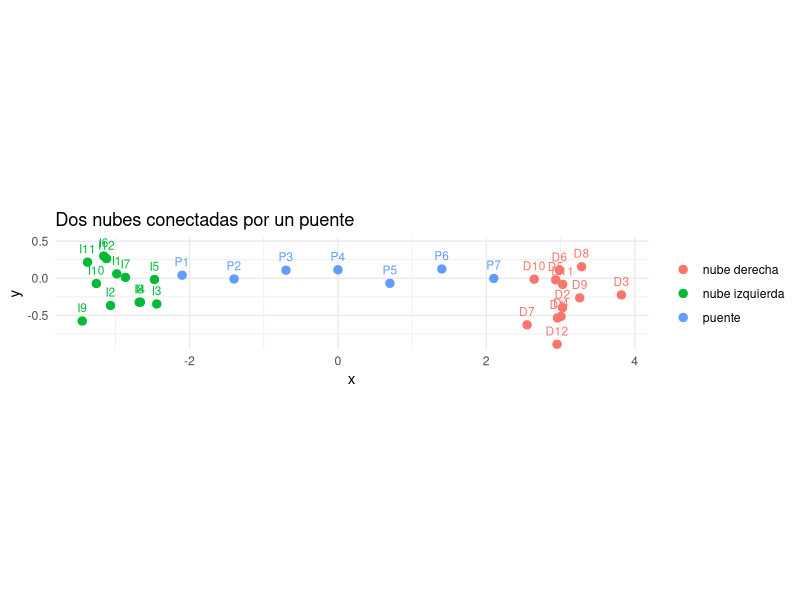
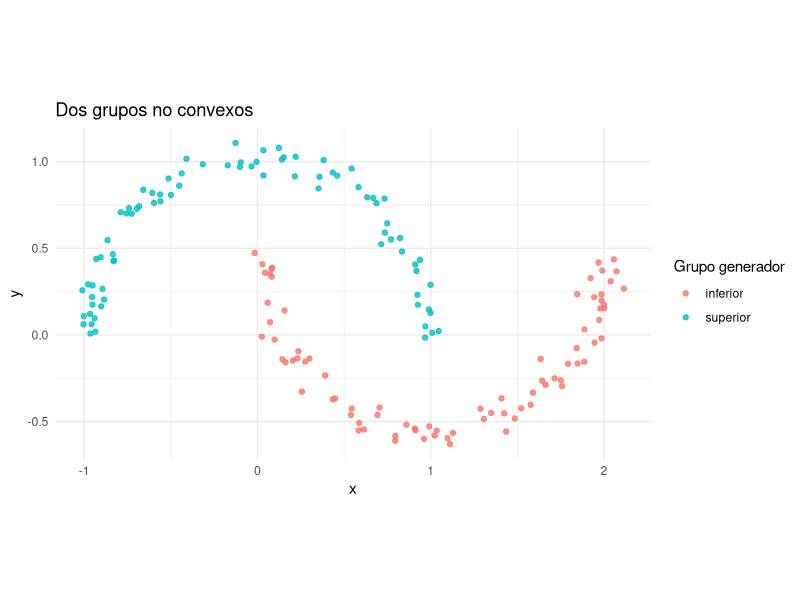
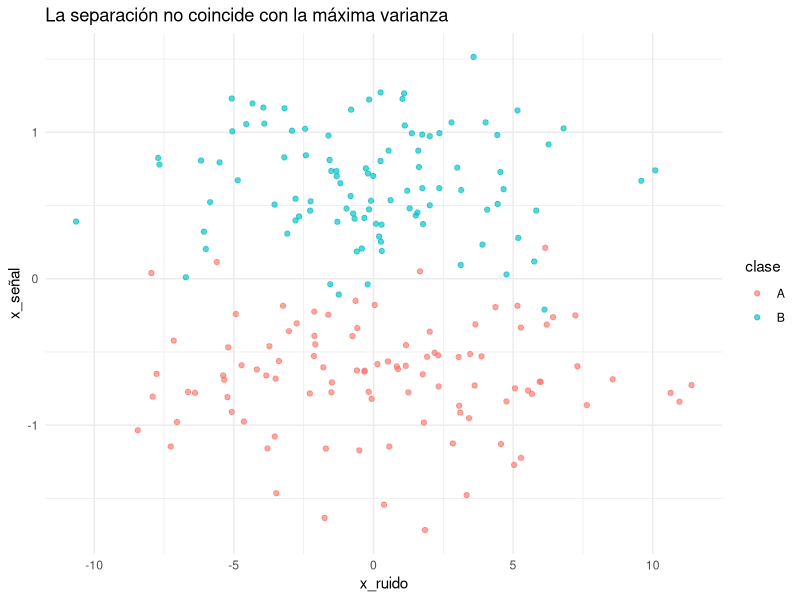

Generate these figures, in order, with R:
## ---- chunk 1
#| label: setup
#| message: false
#| warning: false
library(tidyverse)
library(knitr)

theme_set(theme_minimal())

mtcars_ex <- mtcars |>
  as_tibble(rownames = "modelo")

mtcars_mixed_ex <- mtcars_ex |>
  mutate(
    cyl = factor(cyl),
    vs = factor(vs, labels = c("V", "recto")),
    am = factor(am, labels = c("automatico", "manual")),
    gear = factor(gear),
    carb = factor(carb)
  )

titanic_ex <- Titanic |>
  as.data.frame() |>
  uncount(Freq)
## ---- chunk 2
#| label: datos-puente
set.seed(31)

datos_puente <- bind_rows(
  tibble(
    id = paste0("I", 1:12),
    x = rnorm(12, -3, 0.35),
    y = rnorm(12, 0, 0.35),
    tipo = "nube izquierda"
  ),
  tibble(
    id = paste0("D", 1:12),
    x = rnorm(12, 3, 0.35),
    y = rnorm(12, 0, 0.35),
    tipo = "nube derecha"
  ),
  tibble(
    id = paste0("P", 1:7),
    x = seq(-2.1, 2.1, length.out = 7),
    y = rnorm(7, 0, 0.08),
    tipo = "puente"
  )
)

datos_puente |>
  ggplot(aes(x, y, color = tipo, label = id)) +
  geom_point(size = 2.5) +
  geom_text(nudge_y = 0.18, size = 3, show.legend = FALSE) +
  coord_equal() +
  labs(title = "Dos nubes conectadas por un puente", color = NULL)
## ---- chunk 3
#| label: datos-lunas
set.seed(42)

n_luna <- 80
angulo <- runif(n_luna, 0, pi)

datos_lunas <- bind_rows(
  tibble(
    x = cos(angulo) + rnorm(n_luna, 0, 0.06),
    y = sin(angulo) + rnorm(n_luna, 0, 0.06),
    grupo_generador = "superior"
  ),
  tibble(
    x = 1 - cos(angulo) + rnorm(n_luna, 0, 0.06),
    y = 0.45 - sin(angulo) + rnorm(n_luna, 0, 0.06),
    grupo_generador = "inferior"
  )
)

datos_lunas |>
  ggplot(aes(x, y, color = grupo_generador)) +
  geom_point(alpha = 0.8) +
  coord_equal() +
  labs(title = "Dos grupos no convexos", color = "Grupo generador")
## ---- chunk 4
#| label: tabla-escucha
tabla_escucha <- matrix(
  c(
    48, 18,  6, 28,
    24, 36, 18, 22,
     8, 22, 46, 24
  ),
  nrow = 3,
  byrow = TRUE,
  dimnames = list(
    franja = c("mañana", "tarde", "noche"),
    contenido = c("noticias", "listas", "albumes", "podcasts")
  )
)

kable(tabla_escucha)
## ---- chunk 5
#| label: datos-discriminantes
set.seed(73)

n_clase <- 100
datos_discriminantes <- tibble(
  clase = factor(rep(c("A", "B"), each = n_clase)),
  x_ruido = rnorm(2 * n_clase, sd = 4),
  x_señal = c(
    rnorm(n_clase, -0.65, 0.35),
    rnorm(n_clase,  0.65, 0.35)
  )
)

datos_discriminantes |>
  ggplot(aes(x_ruido, x_señal, color = clase)) +
  geom_point(alpha = 0.65) +
  labs(title = "La separación no coincide con la máxima varianza")
